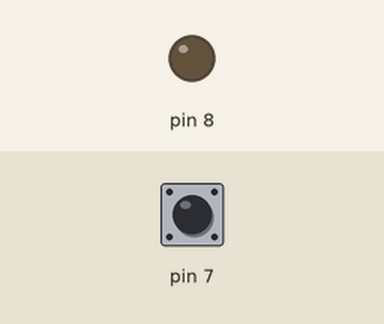
Bench run of a sketch on a simulated Arduino Uno, built with avr-gcc and run on an emulated ATmega328P. Parts: output pins drawn as LEDs (lit = HIGH). Inputs (shaded band) come from the test bench; at power-on: pin 7 HIGH.

Above: at 1.2 s.
1.3 s: pin 7 pulled LOW for 0.15 s
At 1.37 s:
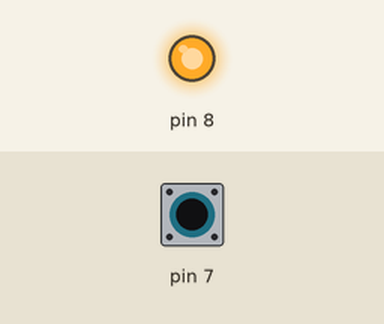
2.9 s: pin 7 pulled LOW for 3.2 s
At 7.1 s:
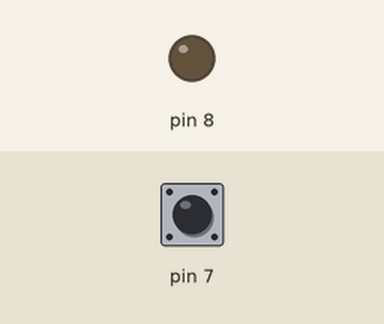
Timing chart, 0 to 8.6 s (numbered marks = the images above; inputs shaded):
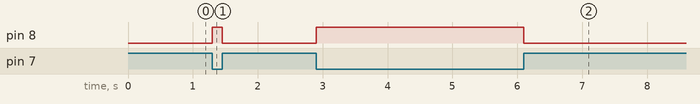

Measured:
- after the input at 1.3 s, pin 8: LOW → HIGH at once, → LOW 0.15 s later
- after the input at 2.9 s, pin 8: LOW → HIGH at once, → LOW 3.2 s later

The sketch:

1.ino
```cpp
void setup() {
  pinMode(7, INPUT_PULLUP);
  pinMode(8, OUTPUT);
}

void loop() {
  if(digitalRead(7) == HIGH) {
    digitalWrite(8, LOW);
  }
  else {
    digitalWrite(8, HIGH);
  }

}
```
